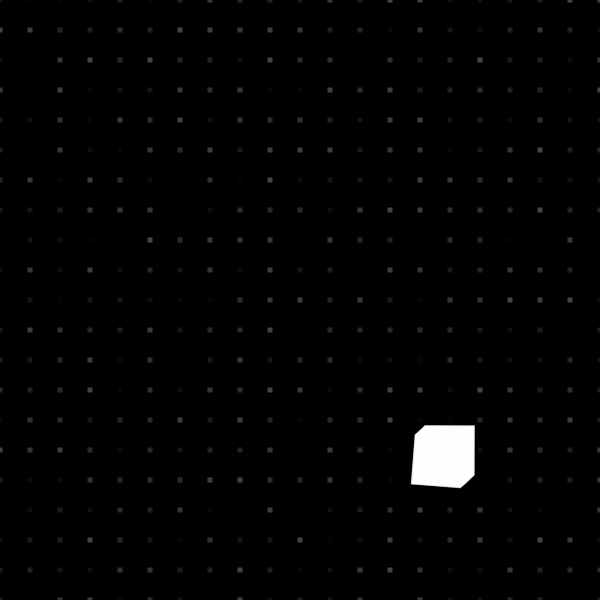
Frame 1 (no input)
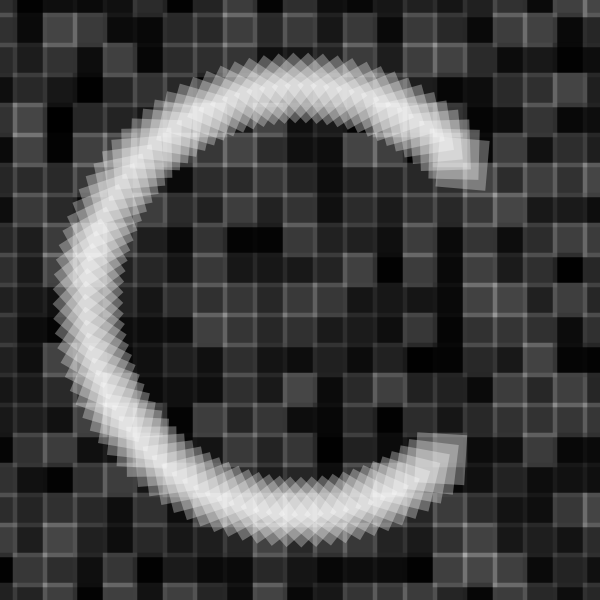
Frame 60 (the mouse pressed at the canvas centre just before this capture)
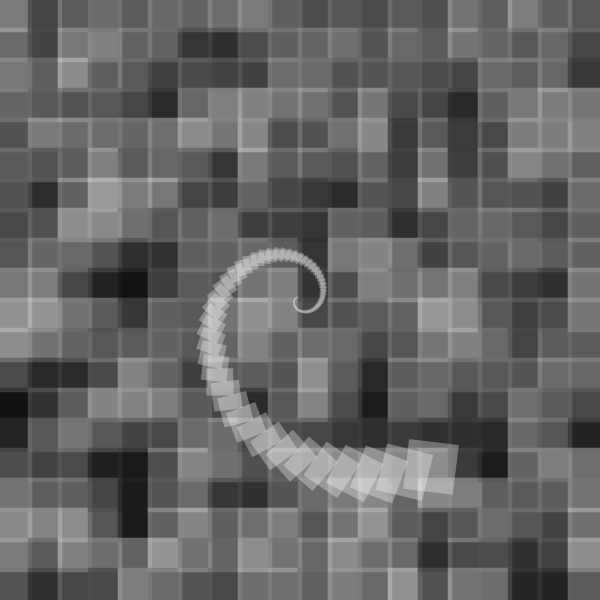
Frame 120 (the mouse held since frame 60 and released just before this capture)

The Processing sketch that drew these frames (run headless with seeded random() and noise(); from frame 60 on, the mouse is pressed at the canvas centre):

// Processing sketch: processing_143218
// ── processing_143218.pde

// Konkuk University
// Department of Dynamic Media
// SOS iDesign
// Name: Song YoungJun
// ID: 201420083

float angle;

void setup() {
  //setupAudio();
  size (600, 600);
  smooth();
}
float r = random(-5, 5);
float cX = 5;

void draw() {
  background(0);
  noStroke();
  angle += 0.001;
  translate(width/2, height/2);

  /*
  //Center ellipse
   getVolume();
   float X = map(volume, 0, 200, 2, 150);
   float Y = map(volume, 0, 200, 2, 150);
   */

  fill (255, 30);
  ellipse(0, 0, X, Y);
  ellipse(-200, -200, X, Y);
  ellipse(-200, 200, X, Y);
  ellipse(200, 200, X, Y);
  ellipse(200, -200, X, Y);

  //Pattern - Rect
  for (int i = -300; i <= height/2; i = i +30) {
    for (int j = -300; j <= width/2; j = j +30) {
      fill(random(255), 70);
      rectMode(CENTER);
      rect (i, j, cX, cX);
    }
  }  

  //Rotate - Rect
  for (int i=0; i<80; i++) {
    fill (255, 80);

    rotate(angle);
    rect(150, 150, 50, 50);
    if (mousePressed) {
      scale(0.95);
    }
  }
  cX = cX + 0.5;
  if (cX == 100) {
    cX = 0;
  }
}
